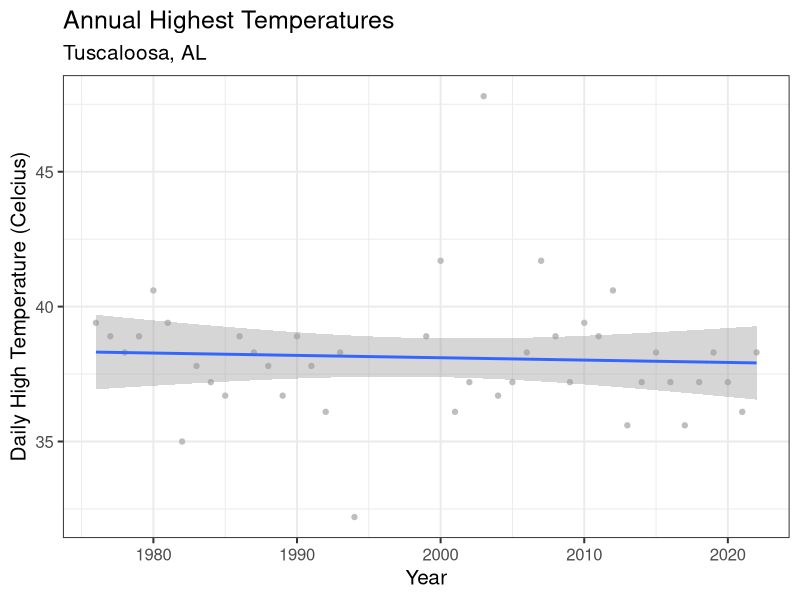
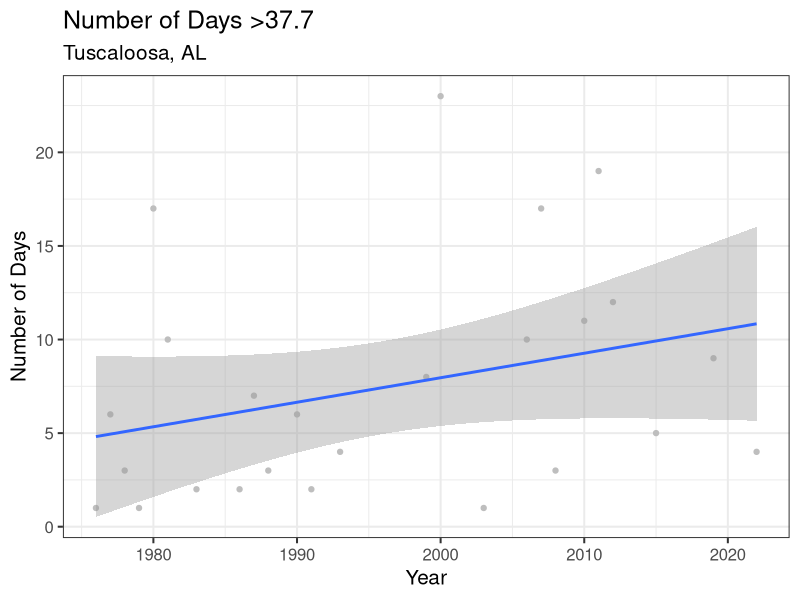
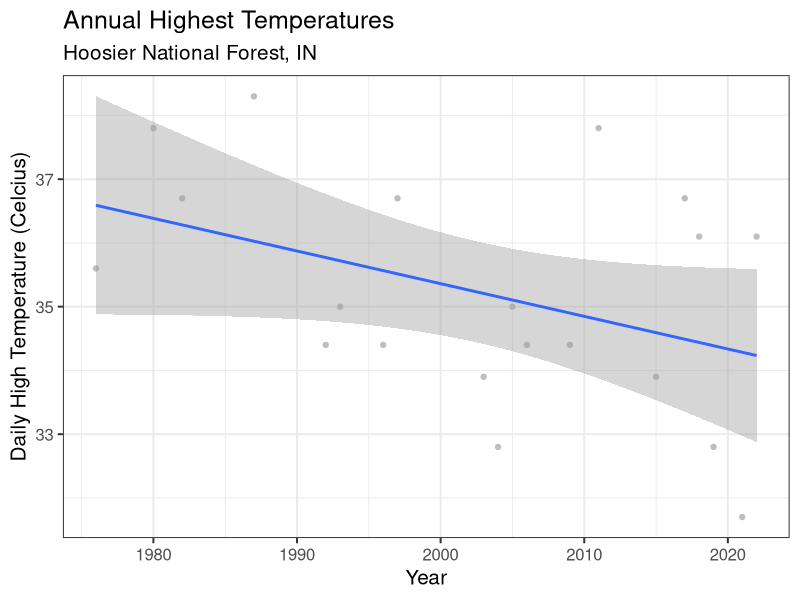
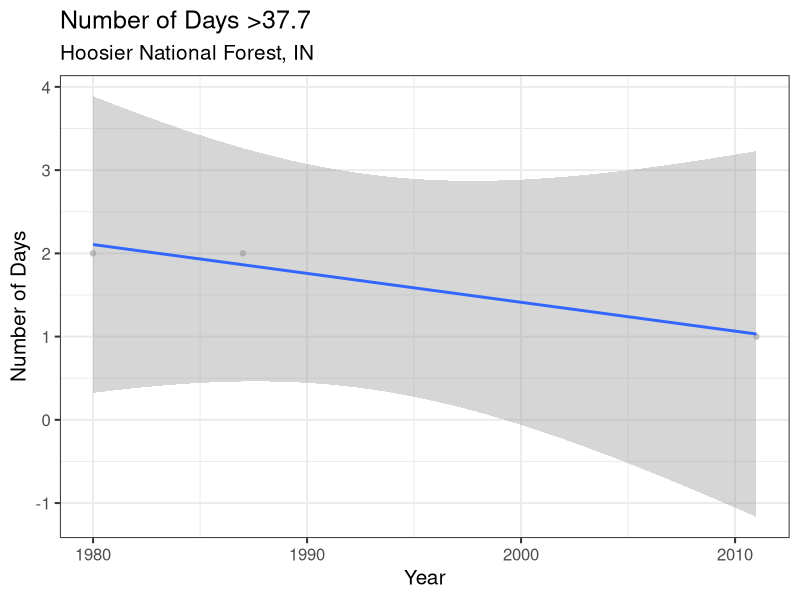
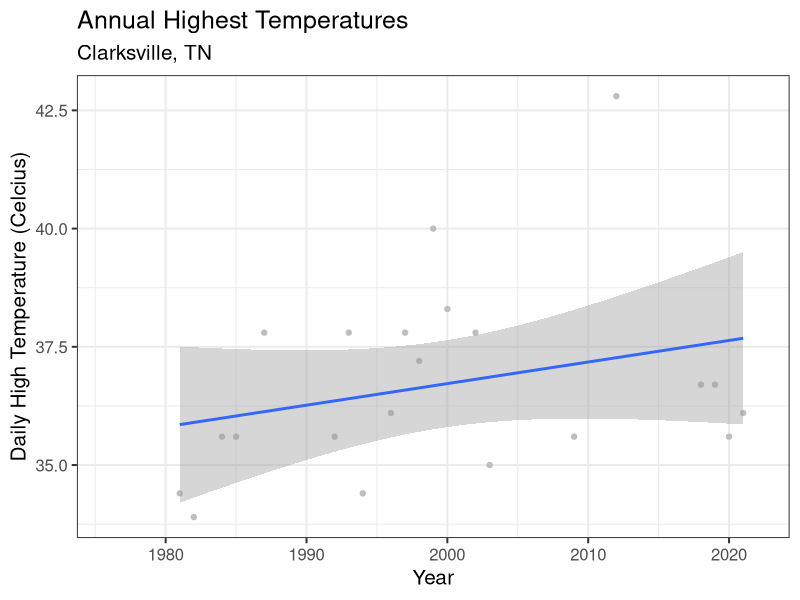
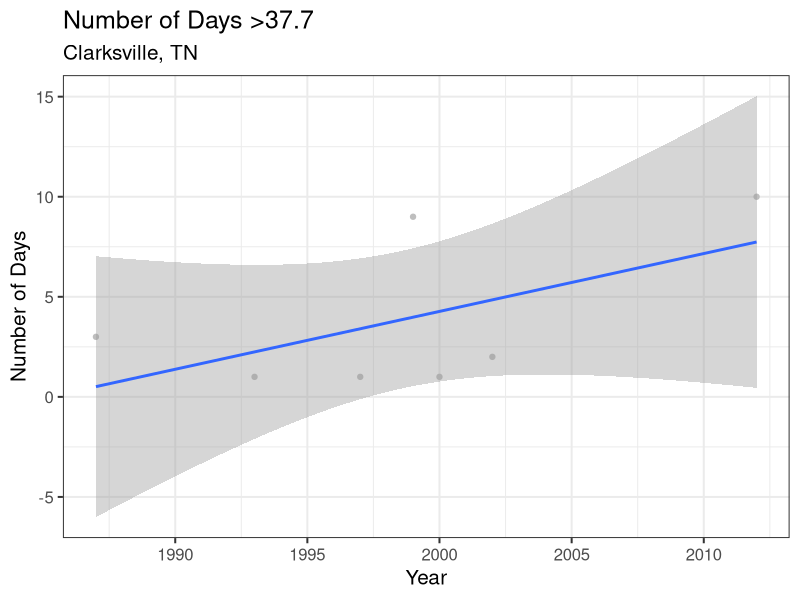
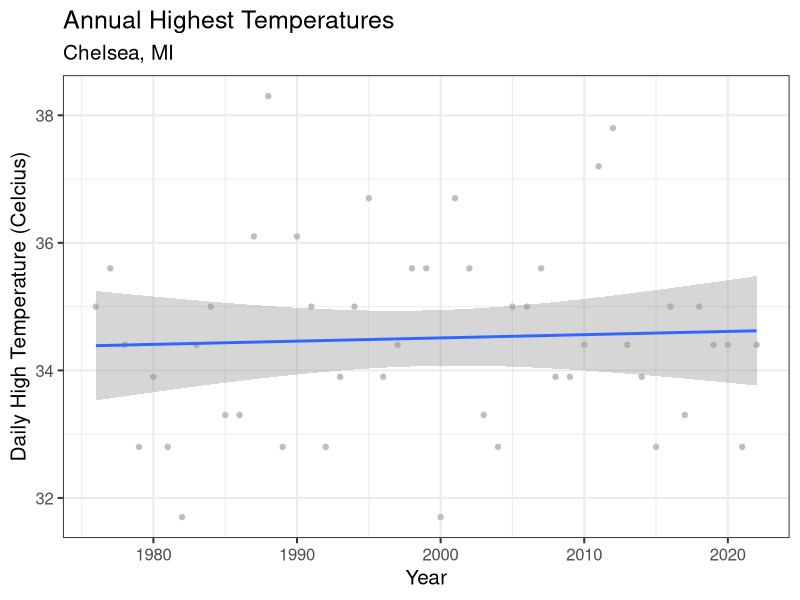
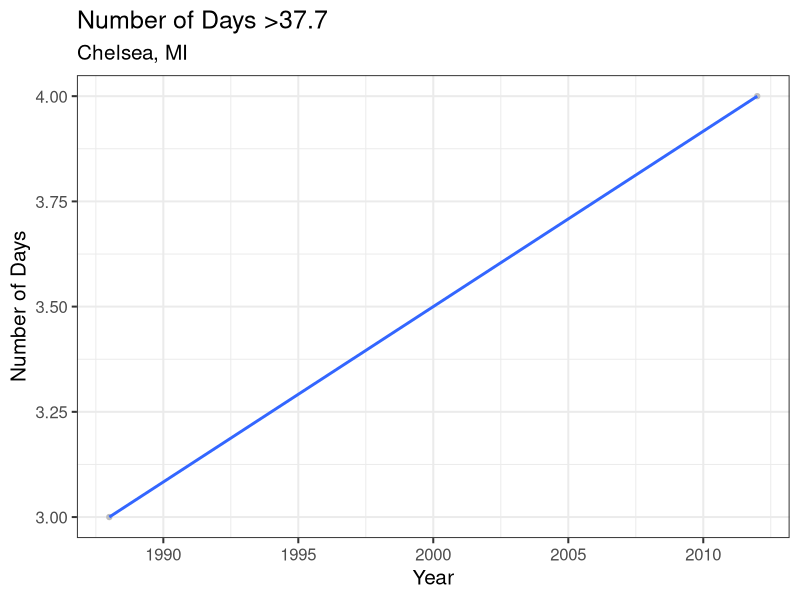

Reproduce these figures in R, in order.
## R code to manipulate and plot cliamte data for my four field sites ##
## aka another hot mess from Joe Endris ##

library(readr)
library(dplyr)
library(tidyverse)
library(ggplot2)
library(lubridate)

## create objects from datasets##
##temp<-read.csv("~/Library/CloudStorage/GoogleDrive-jendris@my.apsu.edu/.shortcut-targets-by-id/1p5eHgH8eX9-QjkyyA3uRz5Lk7ontMZtO/Rehm lab - General/Trees/5- Climate/Climate Data/Alabama.csv")
setwd("~/Library/CloudStorage/GoogleDrive-jendris@my.apsu.edu/.shortcut-targets-by-id/1p5eHgH8eX9-QjkyyA3uRz5Lk7ontMZtO/Rehm lab - General/Trees/5- Climate/")

AL <- read_csv("Alabama.csv")
IN <- read_csv("Indiana.csv")
MI <- read_csv("Michigan.csv")
TN <- read_csv("Tennessee.csv")

str(AL)  #view structure of data ##

## create column for julian date##
## trying to replicate https://stackoverflow.com/questions/21414847/convert-a-date-vector-into-julian-day-in-r##
AL <- mutate(AL, Julian=format(DATE,"%j"))

#omit NA in temperature recordings 
AL<-AL[complete.cases(AL[,7]),]

## monthly mean low temp ##
## update this after creating julian dates ##
AL_TMAX <- AL %>%
  group_by(year=lubridate::floor_date(DATE, "year")) %>%
  summarise(total = max(TMAX))

## create graph for temps by month of year ##

AL_TMAX %>%
  filter(year>1980) %>%
  ggplot(aes(x = year, y = total)) +
  geom_point(color = "grey") +
  geom_smooth(stat="smooth",method="lm")+
  labs(title = "Annual Highest Temperatures",
       subtitle = "Tuscaloosa, AL",
       y= "Daily High Temperature (Celcius)",
       x= "Year") + theme_bw(base_size = 15)


#number of days above 37.7
AL_37.7 <- AL %>%
  group_by(year=lubridate::floor_date(DATE, "year")) %>%
  summarise(n=sum(TMAX>37.7))

#plot number of days above 37.7
AL_37.7 %>%
  filter(as.integer(year)>1980)%>%
  filter(n>0)%>%
  ggplot(aes(x = year, y = n)) +
  geom_point(color = "grey") +
  geom_smooth(method="lm")+
  labs(title = "Number of Days >37.7",
       subtitle = "Tuscaloosa, AL",
       y= "Number of Days",
       x= "Year") + theme_bw(base_size = 15)


AL_37.7 %>%
  filter(n>0)%>%
  filter(year>1960)

##################################
####Indiana segment starts here###
##################################

str(IN)  #view structure of data ##

## create column for julian date##
## trying to replicate https://stackoverflow.com/questions/21414847/convert-a-date-vector-into-julian-day-in-r##
IN <- mutate(IN, Julian=format(DATE,"%j"))

#omit NA in temperature recordings 
IN<-IN[complete.cases(IN[,7]),]

## monthly mean low temp ##
## update this after creating julian dates ##
IN_TMAX <- IN %>%
  group_by(year=lubridate::floor_date(DATE, "year")) %>%
  summarise(total = max(TMAX))

## create graph for temps by month of year ##

IN_TMAX %>%
  filter(year>1980) %>%
  ggplot(aes(x = year, y = total)) +
  geom_point(color = "grey") +
  geom_smooth(stat="smooth",method="lm")+
  labs(title = "Annual Highest Temperatures",
       subtitle = "Hoosier National Forest, IN",
       y= "Daily High Temperature (Celcius)",
       x= "Year") + theme_bw(base_size = 15)


#number of days above 37.7
IN_37.7 <- IN %>%
  group_by(year=lubridate::floor_date(DATE, "year")) %>%
  summarise(n=sum(TMAX>37.7))

#plot number of days above 37.7
IN_37.7 %>%
  filter(as.integer(year)>1980)%>%
  filter(n>0)%>%
  ggplot(aes(x = year, y = n)) +
  geom_point(color = "grey") +
  geom_smooth(method="lm")+
  labs(title = "Number of Days >37.7",
       subtitle = "Hoosier National Forest, IN",
       y= "Number of Days",
       x= "Year") + theme_bw(base_size = 15)


IN_37.7 %>%
  filter(n>0)%>%
  filter(year>1960)


##################################
####Tennessee segment starts here###
##################################

str(TN)  #view structure of data ##

## create column for julian date##
## trying to replicate https://stackoverflow.com/questions/21414847/convert-a-date-vector-into-julian-day-in-r##
TN <- mutate(TN, Julian=format(DATE,"%j"))

#omit NA in temperature recordings 
TN<-TN[complete.cases(TN[,7]),]

## monthly mean low temp ##
## update this after creating julian dates ##
TN_TMAX <- TN %>%
  group_by(year=lubridate::floor_date(DATE, "year")) %>%
  summarise(total = max(TMAX))

## create graph for temps by month of year ##

TN_TMAX %>%
  filter(year>1980) %>%
  ggplot(aes(x = year, y = total)) +
  geom_point(color = "grey") +
  geom_smooth(stat="smooth",method="lm")+
  labs(title = "Annual Highest Temperatures",
       subtitle = "Clarksville, TN",
       y= "Daily High Temperature (Celcius)",
       x= "Year") + theme_bw(base_size = 15)


#number of days above 37.7
TN_37.7 <- TN %>%
  group_by(year=lubridate::floor_date(DATE, "year")) %>%
  summarise(n=sum(TMAX>37.7))

#plot number of days above 37.7
TN_37.7 %>%
  filter(as.integer(year)>1980)%>%
  filter(n>0)%>%
  ggplot(aes(x = year, y = n)) +
  geom_point(color = "grey") +
  geom_smooth(method="lm")+
  labs(title = "Number of Days >37.7",
       subtitle = "Clarksville, TN",
       y= "Number of Days",
       x= "Year") + theme_bw(base_size = 15)


TN_37.7 %>%
  filter(n>0)%>%
  filter(year>1960)

##################################
####Michigan segment starts here###
##################################

str(MI)  #view structure of data ##

## create column for julian date##
## trying to replicate https://stackoverflow.com/questions/21414847/convert-a-date-vector-into-julian-day-in-r##
MI <- mutate(MI, Julian=format(DATE,"%j"))

#omit NA in temperature recordings 
MI<-MI[complete.cases(MI[,7]),]

## monthly mean low temp ##
## update this after creating julian dates ##
MI_TMAX <- MI %>%
  group_by(year=lubridate::floor_date(DATE, "year")) %>%
  summarise(total = max(TMAX))

## create graph for temps by month of year ##

MI_TMAX %>%
  filter(year>1980) %>%
  ggplot(aes(x = year, y = total)) +
  geom_point(color = "grey") +
  geom_smooth(stat="smooth",method="lm")+
  labs(title = "Annual Highest Temperatures",
       subtitle = "Chelsea, MI",
       y= "Daily High Temperature (Celcius)",
       x= "Year") + theme_bw(base_size = 15)


#number of days above 37.7
MI_37.7 <- MI %>%
  group_by(year=lubridate::floor_date(DATE, "year")) %>%
  summarise(n=sum(TMAX>37.7))

#plot number of days above 37.7
MI_37.7 %>%
  filter(as.integer(year)>1980)%>%
  filter(n>0)%>%
  ggplot(aes(x = year, y = n)) +
  geom_point(color = "grey") +
  geom_smooth(method="lm")+
  labs(title = "Number of Days >37.7",
       subtitle = "Chelsea, MI",
       y= "Number of Days",
       x= "Year") + theme_bw(base_size = 15)


MI_37.7 %>%
  filter(n>0)%>%
  filter(year>1960)
